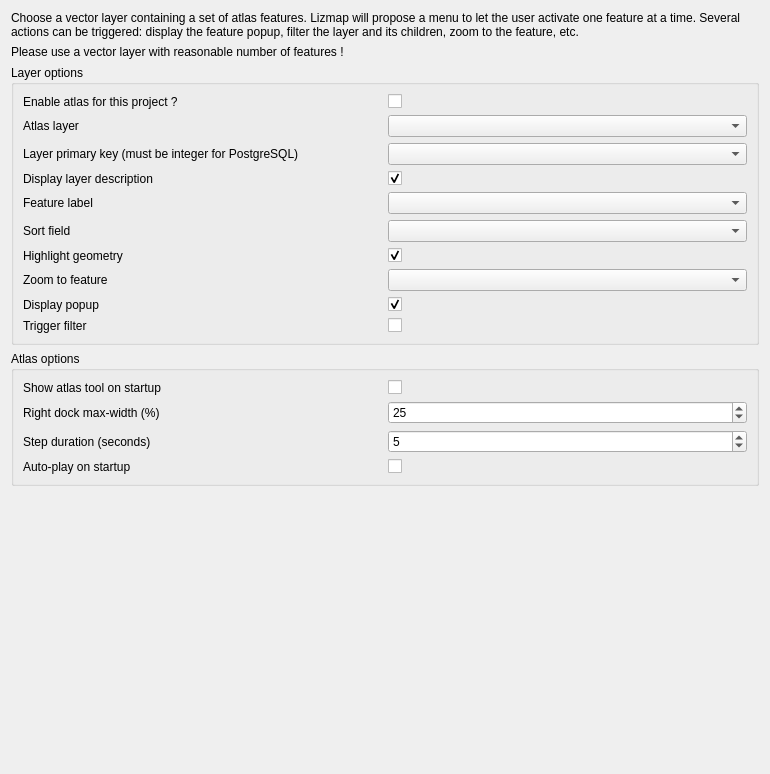
             <widget class="QWidget" name="scrollAreaWidgetContents_12">
              <property name="geometry">
               <rect>
                <x>0</x>
                <y>0</y>
                <width>770</width>
                <height>774</height>
               </rect>
              </property>
              <layout class="QVBoxLayout" name="verticalLayout_41">
               <item>
                <widget class="QLabel" name="label_81">
                 <property name="text">
                  <string>Choose a vector layer containing a set of atlas features. Lizmap will propose a menu to let the user activate one feature at a time. Several actions can be triggered: display the feature popup, filter the layer and its children, zoom to the feature, etc.</string>
                 </property>
                 <property name="wordWrap">
                  <bool>true</bool>
                 </property>
                </widget>
               </item>
               <item>
                <widget class="QLabel" name="label_90">
                 <property name="text">
                  <string>Please use a vector layer with reasonable number of features !</string>
                 </property>
                </widget>
               </item>
               <item>
                <widget class="QGroupBox" name="groupBox">
                 <property name="title">
                  <string>Layer options</string>
                 </property>
                 <layout class="QVBoxLayout" name="verticalLayout_42">
                  <item>
                   <layout class="QGridLayout" name="gridLayout">
                    <item row="1" column="3">
                     <widget class="QgsMapLayerComboBox" name="atlasLayer"/>
                    </item>
                    <item row="8" column="1">
                     <widget class="QLabel" name="label_84">
                      <property name="text">
                       <string>Zoom to feature</string>
                      </property>
                     </widget>
                    </item>
                    <item row="10" column="1">
                     <widget class="QLabel" name="label_86">
                      <property name="text">
                       <string>Trigger filter</string>
                      </property>
                     </widget>
                    </item>
                    <item row="9" column="3">
                     <widget class="QCheckBox" name="atlasDisplayPopup">
                      <property name="text">
                       <string/>
                      </property>
                      <property name="checked">
                       <bool>true</bool>
                      </property>
                     </widget>
                    </item>
                    <item row="1" column="1">
                     <widget class="QLabel" name="label_82">
                      <property name="text">
                       <string>Atlas layer</string>
                      </property>
                     </widget>
                    </item>
                    <item row="5" column="1">
                     <widget class="QLabel" name="label_83">
                      <property name="text">
                       <string>Feature label</string>
                      </property>
                     </widget>
                    </item>
                    <item row="9" column="1">
                     <widget class="QLabel" name="label_85">
                      <property name="text">
                       <string>Display popup</string>
                      </property>
                     </widget>
                    </item>
                    <item row="10" column="3">
                     <widget class="QCheckBox" name="atlasTriggerFilter">
                      <property name="text">
                       <string/>
                      </property>
                     </widget>
                    </item>
                    <item row="3" column="3">
                     <widget class="QCheckBox" name="atlasDisplayLayerDescription">
                      <property name="text">
                       <string/>
                      </property>
                      <property name="checked">
                       <bool>true</bool>
                      </property>
                     </widget>
                    </item>
                    <item row="3" column="1">
                     <widget class="QLabel" name="label_88">
                      <property name="text">
                       <string>Display layer description</string>
                      </property>
                     </widget>
                    </item>
                    <item row="5" column="3">
                     <widget class="QgsFieldComboBox" name="atlasFeatureLabel"/>
                    </item>
                    <item row="0" column="3">
                     <widget class="QCheckBox" name="atlasEnabled">
                      <property name="text">
                       <string/>
                      </property>
                     </widget>
                    </item>
                    <item row="0" column="1">
                     <widget class="QLabel" name="label_91">
                      <property name="text">
                       <string>Enable atlas for this project ?</string>
                      </property>
                     </widget>
                    </item>
                    <item row="7" column="1">
                     <widget class="QLabel" name="label_92">
                      <property name="text">
                       <string>Highlight geometry</string>
                      </property>
                     </widget>
                    </item>
                    <item row="7" column="3">
                     <widget class="QCheckBox" name="atlasHighlightGeometry">
                      <property name="text">
                       <string/>
                      </property>
                      <property name="checked">
                       <bool>true</bool>
                      </property>
                     </widget>
                    </item>
                    <item row="6" column="1">
                     <widget class="QLabel" name="label_93">
                      <property name="text">
                       <string>Sort field</string>
                      </property>
                     </widget>
                    </item>
                    <item row="6" column="3">
                     <widget class="QgsFieldComboBox" name="atlasSortField"/>
                    </item>
                    <item row="8" column="3">
                     <widget class="QComboBox" name="atlasZoom">
                      <item>
                       <property name="text">
                        <string/>
                       </property>
                      </item>
                      <item>
                       <property name="text">
                        <string>zoom</string>
                       </property>
                      </item>
                      <item>
                       <property name="text">
                        <string>center</string>
                       </property>
                      </item>
                     </widget>
                    </item>
                    <item row="2" column="1">
                     <widget class="QLabel" name="label_96">
                      <property name="text">
                       <string>Layer primary key (must be integer for PostgreSQL)</string>
                      </property>
                     </widget>
                    </item>
                    <item row="2" column="3">
                     <widget class="QgsFieldComboBox" name="atlasPrimaryKey"/>
                    </item>
                   </layout>
                  </item>
                 </layout>
                </widget>
               </item>
               <item>
                <widget class="QGroupBox" name="groupBox_2">
                 <property name="title">
                  <string>Atlas options</string>
                 </property>
                 <layout class="QVBoxLayout" name="verticalLayout_44">
                  <item>
                   <layout class="QGridLayout" name="gridLayout_5">
                    <item row="3" column="0">
                     <widget class="QLabel" name="label_94">
                      <property name="text">
                       <string>Step duration (seconds)</string>
                      </property>
                     </widget>
                    </item>
                    <item row="0" column="0">
                     <widget class="QLabel" name="label_95">
                      <property name="text">
                       <string>Show atlas tool on startup</string>
                      </property>
                     </widget>
                    </item>
                    <item row="0" column="1">
                     <widget class="QCheckBox" name="atlasShowAtStartup">
                      <property name="text">
                       <string/>
                      </property>
                     </widget>
                    </item>
                    <item row="3" column="1">
                     <widget class="QSpinBox" name="atlasDuration">
                      <property name="minimum">
                       <number>2</number>
                      </property>
                      <property name="maximum">
                       <number>60</number>
                      </property>
                      <property name="value">
                       <number>5</number>
                      </property>
                     </widget>
                    </item>
                    <item row="4" column="0">
                     <widget class="QLabel" name="label_89">
                      <property name="text">
                       <string>Auto-play on startup</string>
                      </property>
                     </widget>
                    </item>
                    <item row="4" column="1">
                     <widget class="QCheckBox" name="atlasAutoPlay">
                      <property name="text">
                       <string/>
                      </property>
                     </widget>
                    </item>
                    <item row="1" column="0">
                     <widget class="QLabel" name="label_87">
                      <property name="text">
                       <string>Right dock max-width (%)</string>
                      </property>
                     </widget>
                    </item>
                    <item row="1" column="1">
                     <widget class="QSpinBox" name="atlasMaxWidth">
                      <property name="minimum">
                       <number>20</number>
                      </property>
                      <property name="maximum">
                       <number>50</number>
                      </property>
                      <property name="singleStep">
                       <number>5</number>
                      </property>
                      <property name="value">
                       <number>25</number>
                      </property>
                     </widget>
                    </item>
                   </layout>
                  </item>
                 </layout>
                </widget>
               </item>
               <item>
                <spacer name="verticalSpacer_2">
                 <property name="orientation">
                  <enum>Qt::Vertical</enum>
                 </property>
                 <property name="sizeHint" stdset="0">
                  <size>
                   <width>20</width>
                   <height>40</height>
                  </size>
                 </property>
                </spacer>
               </item>
              </layout>
             </widget>
